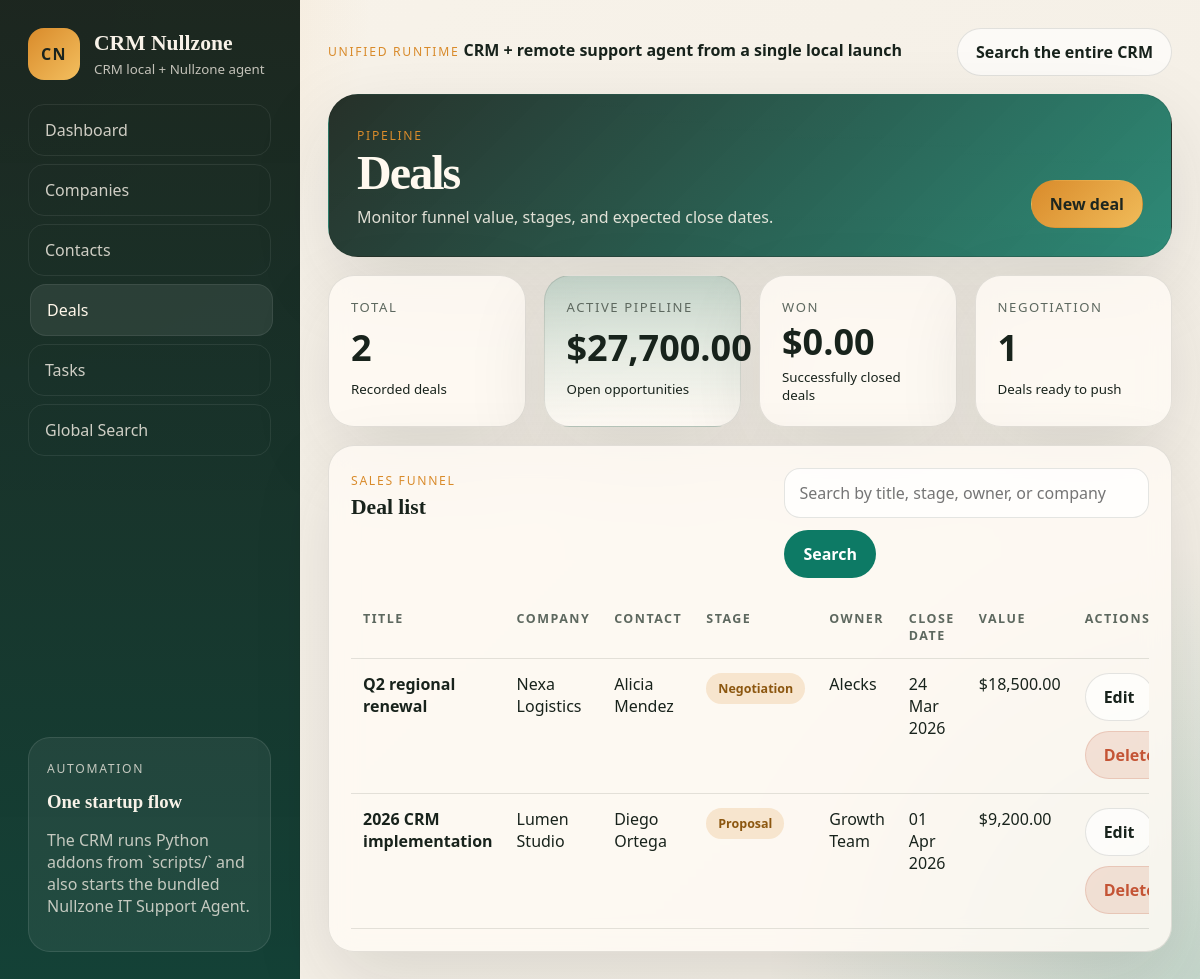
Page /deals on the committed database.
### tables this page shows
CREATE TABLE deals (
    id INTEGER PRIMARY KEY AUTOINCREMENT,
    title TEXT NOT NULL,
    company_id INTEGER REFERENCES companies(id) ON DELETE SET NULL,
    contact_id INTEGER REFERENCES contacts(id) ON DELETE SET NULL,
    stage TEXT NOT NULL DEFAULT 'Prospecting',
    value REAL NOT NULL DEFAULT 0,
    owner TEXT,
    expected_close_date TEXT,
    notes TEXT,
    created_at TEXT NOT NULL DEFAULT CURRENT_TIMESTAMP
);

CREATE TABLE companies (
    id INTEGER PRIMARY KEY AUTOINCREMENT,
    name TEXT NOT NULL,
    industry TEXT,
    website TEXT,
    email TEXT,
    phone TEXT,
    city TEXT,
    country TEXT,
    notes TEXT,
    created_at TEXT NOT NULL DEFAULT CURRENT_TIMESTAMP
);

### crm/routes.py (the view)
@bp.get("/deals")
def deals():
    query = (request.args.get("q") or "").strip()
    return render_template(
        "deals.html",
        deals=db.list_deals(database_path(), query),
        query=query,
        summary=db.get_deal_summary(database_path()),
    )

### crm/__init__.py (called while the page is built)
def format_currency(value: float | int | None) -> str:
    amount = float(value or 0)
    return f"${amount:,.2f}"

def format_datetime(value: str | None) -> str:
    if not value:
        return "No date"
    normalized = value.replace("Z", "")
    for fmt in ("%Y-%m-%d %H:%M:%S", "%Y-%m-%d"):
        try:
            parsed = datetime.strptime(normalized, fmt)
            if fmt == "%Y-%m-%d":
                return parsed.strftime("%d %b %Y")
            return parsed.strftime("%d %b %Y · %H:%M")
        except ValueError:
            continue
    return value

def slugify(value: str | None) -> str:
    if not value:
        return ""
    slug = re.sub(r"[^a-z0-9]+", "-", value.lower()).strip("-")
    return slug

### crm/db.py (called while the page is built)
def connect(database_path: str | Path) -> sqlite3.Connection:
    connection = sqlite3.connect(str(database_path))
    connection.row_factory = sqlite3.Row
    connection.execute("PRAGMA foreign_keys = ON")
    return connection

def query_all(database_path: str | Path, sql: str, params: tuple[Any, ...] = ()) -> list[dict]:
    with connect(database_path) as connection:
        rows = connection.execute(sql, params).fetchall()
    return [dict(row) for row in rows]

def query_one(database_path: str | Path, sql: str, params: tuple[Any, ...] = ()) -> dict | None:
    with connect(database_path) as connection:
        row = connection.execute(sql, params).fetchone()
    return dict(row) if row else None

def get_deal_summary(database_path: str | Path) -> dict[str, int | float]:
    return query_one(
        database_path,
        """
        SELECT
            COUNT(*) AS total,
            COALESCE(SUM(CASE WHEN stage NOT IN ('Won', 'Lost') THEN value ELSE 0 END), 0) AS pipeline_value,
            COALESCE(SUM(CASE WHEN stage = 'Won' THEN value ELSE 0 END), 0) AS won_value,
            SUM(CASE WHEN stage = 'Negotiation' THEN 1 ELSE 0 END) AS negotiation
        FROM deals
        """,
    ) or {"total": 0, "pipeline_value": 0, "won_value": 0, "negotiation": 0}

### crm/routes.py (called while the page is built)
def database_path() -> str:
    return current_app.config["DATABASE"]

### crm/templates/deals.html (shortened to what this page needs)
{% extends "base.html" %}
{% block hero %}
  <section class="hero-card">
    <div>
      <p class="eyebrow">Pipeline</p>
      <h1>Deals</h1>
      <p>Monitor funnel value, stages, and expected close dates.</p>
    </div>
    <div class="hero-actions">
      <a class="button primary" href="{{ url_for('crm.new_deal') }}">New deal</a>
    </div>
  </section>
{% endblock %}
{% block content %}
  <section class="stats-grid full-span">
    <article class="metric-card">
      <span class="metric-label">Total</span>
      <strong>{{ summary.total or 0 }}</strong>
      <small>Recorded deals</small>
    </article>
    <article class="metric-card highlight">
      <span class="metric-label">Active pipeline</span>
      <strong>{{ summary.pipeline_value|currency }}</strong>
      <small>Open opportunities</small>
    </article>
    <article class="metric-card">
      <span class="metric-label">Won</span>
      <strong>{{ summary.won_value|currency }}</strong>
      <small>Successfully closed deals</small>
    </article>
    <article class="metric-card">
      <span class="metric-label">Negotiation</span>
      <strong>{{ summary.negotiation or 0 }}</strong>
      <small>Deals ready to push</small>
    </article>
  </section>
  <section class="panel full-span">
    <div class="panel-heading">
      <div>
        <p class="eyebrow">Sales funnel</p>
        <h2>Deal list</h2>
      </div>
      <form class="inline-form" method="get">
        <input type="search" name="q" value="{{ query }}" placeholder="Search by title, stage, owner, or company">
        <button class="button secondary" type="submit">Search</button>
      </form>
    </div>
    {% if deals %}
      <div class="table-wrap">
        <table>
          <thead>
            <tr>
              <th>Title</th>
              <th>Company</th>
              <th>Contact</th>
              <th>Stage</th>
              <th>Owner</th>
              <th>Close date</th>
              <th>Value</th>
              <th>Actions</th>
            </tr>
          </thead>
          <tbody>
            {% for deal in deals %}
              <tr>
                <td><strong>{{ deal.title }}</strong></td>
                <td>{{ deal.company_name or "No company" }}</td>
                <td>{{ deal.contact_name or "No contact" }}</td>
                <td><span class="badge tone-{{ deal.stage|slugify }}">{{ deal.stage }}</span></td>
                <td>{{ deal.owner or "No owner" }}</td>
                <td>{{ deal.expected_close_date|datetime }}</td>
                <td>{{ deal.value|currency }}</td>
                <td>
                  <div class="action-row">
                    <a class="button ghost" href="{{ url_for('crm.edit_deal', deal_id=deal.id) }}">Edit</a>
                    <form method="post" action="{{ url_for('crm.delete_deal', deal_id=deal.id) }}" data-confirm="Delete this deal?">
                      <button class="button danger" type="submit">Delete</button>
                    </form>
                  </div>
                </td>
              </tr>
            {% endfor %}
          </tbody>
        </table>
      </div>
    {% else %}
      <div class="empty-state">There are no deals matching this search.</div>
    {% endif %}
  </section>
{% endblock %}

### crm/static/styles.css (style rules this page uses)
:root { --bg: #f3eee5; --bg-strong: #e7decc; --panel: rgba(255, 251, 245, 0.82); --panel-strong: #fff8ef; --line: rgba(38, 41, 35, 0.12); --ink: #18231c; --muted: #5d685f; --accent: #0d7a65; --accent-strong: #095947; --accent-soft: rgba(13, 122, 101, 0.12); --sun: #d98b2b; --danger: #c45435; --danger-soft: rgba(196, 84, 53, 0.14); --shadow: 0 28px 80px rgba(31, 37, 29, 0.12); }
* { box-sizing: border-box; }
html { scroll-behavior: smooth; }
body { margin: 0; min-height: 100vh; color: var(--ink); font-family: "Avenir Next", "Segoe UI", "Trebuchet MS", sans-serif; background: radial-gradient(circle at top left, rgba(217, 139, 43, 0.22), transparent 24%), radial-gradient(circle at bottom right, rgba(13, 122, 101, 0.2), transparent 28%), linear-gradient(135deg, #f8f3ea, var(--bg)); }
a { color: inherit; text-decoration: none; }
button, input, select, textarea { font: inherit; }
.eyebrow { display: inline-block; margin: 0 0 6px; font-size: 0.76rem; text-transform: uppercase; letter-spacing: 0.14em; color: var(--sun); }
.hero-card { border: 1px solid var(--line); border-radius: 30px; padding: 28px; background: linear-gradient(135deg, rgba(24, 35, 28, 0.94), rgba(13, 122, 101, 0.86)), linear-gradient(180deg, rgba(255, 255, 255, 0.08), transparent); color: #fff9ef; display: flex; justify-content: space-between; align-items: end; gap: 24px; box-shadow: var(--shadow); }
.hero-card h1 { margin: 0 0 10px; font-size: clamp(2rem, 4vw, 3.35rem); line-height: 0.95; letter-spacing: -0.04em; font-family: "Iowan Old Style", "Palatino Linotype", serif; }
.hero-card p:last-child { margin: 0; max-width: 58ch; color: rgba(255, 249, 239, 0.86); }
.hero-actions { display: flex; flex-wrap: wrap; gap: 12px; }
.full-span { grid-column: 1 / -1; }
.panel, .metric-card { border: 1px solid var(--line); border-radius: 26px; background: var(--panel); backdrop-filter: blur(14px); box-shadow: var(--shadow); }
.panel { padding: 22px; }
.stats-grid { display: grid; grid-template-columns: repeat(4, minmax(0, 1fr)); gap: 18px; }
.metric-card { padding: 22px; display: grid; gap: 8px; }
.metric-card strong { font-size: clamp(1.8rem, 3vw, 2.6rem); line-height: 1; }
.metric-card.highlight { background: linear-gradient(180deg, rgba(13, 122, 101, 0.18), rgba(255, 251, 245, 0.88)); }
.metric-label { font-size: 0.82rem; text-transform: uppercase; letter-spacing: 0.12em; color: var(--muted); }
.panel-heading { display: flex; justify-content: space-between; align-items: start; gap: 16px; margin-bottom: 18px; }
.panel-heading h2 { margin: 0; font-size: 1.35rem; font-family: "Iowan Old Style", "Palatino Linotype", serif; }
.button { appearance: none; border: 0; border-radius: 999px; padding: 12px 18px; display: inline-flex; align-items: center; justify-content: center; gap: 8px; font-weight: 700; cursor: pointer; transition: transform 160ms ease, filter 160ms ease, background 160ms ease; }
.button.primary, .button.secondary, .button.ghost, .button.danger { border: 1px solid transparent; }
.button.primary { background: linear-gradient(135deg, var(--sun), #f0bb59); color: #1d261f; }
.button.secondary { background: var(--accent); color: white; }
.button.ghost { background: rgba(255, 255, 255, 0.64); border-color: var(--line); color: var(--ink); }
.button.danger { background: var(--danger-soft); color: var(--danger); border-color: rgba(196, 84, 53, 0.18); }
.chip, .badge { display: inline-flex; align-items: center; justify-content: center; border-radius: 999px; padding: 7px 12px; font-size: 0.78rem; font-weight: 700; }
.badge { background: rgba(24, 35, 28, 0.08); color: var(--ink); }
.tone-high, .tone-negotiation, .tone-proposal, .tone-qualified, .tone-in-progress { background: rgba(217, 139, 43, 0.18); color: #8c5710; }
.table-wrap { overflow-x: auto; }
table { width: 100%; border-collapse: collapse; }
th, td { padding: 14px 12px; border-bottom: 1px solid var(--line); text-align: left; vertical-align: top; }
th { font-size: 0.78rem; text-transform: uppercase; letter-spacing: 0.12em; color: var(--muted); }
.action-row { display: flex; flex-wrap: wrap; gap: 10px; }
.inline-form, .search-form { display: flex; gap: 12px; align-items: center; flex-wrap: wrap; }
input[type="search"], input[type="text"], input[type="email"], input[type="url"], input[type="number"], input[type="date"], select, textarea { width: 100%; border: 1px solid var(--line); border-radius: 16px; padding: 13px 14px; background: rgba(255, 255, 255, 0.78); color: var(--ink); }

### rows in the picture
deals: title "Q2 regional renewal", name "Nexa Logistics", contact_name "Alicia Mendez", stage "Negotiation", owner "Alecks", expected_close_date "24 Mar 2026", value "$18,500.00"
deals: title "2026 CRM implementation", name "Lumen Studio", contact_name "Diego Ortega", stage "Proposal", owner "Growth Team", expected_close_date "01 Apr 2026", value "$9,200.00"

### other values in the picture
{{ app_name }} "CRM Nullzone"
{{ summary.total or 0 }} "2"
{{ summary.pipeline_value|currency }} "$27,700.00"
{{ summary.won_value|currency }} "$0.00"
{{ summary.negotiation or 0 }} "1"
